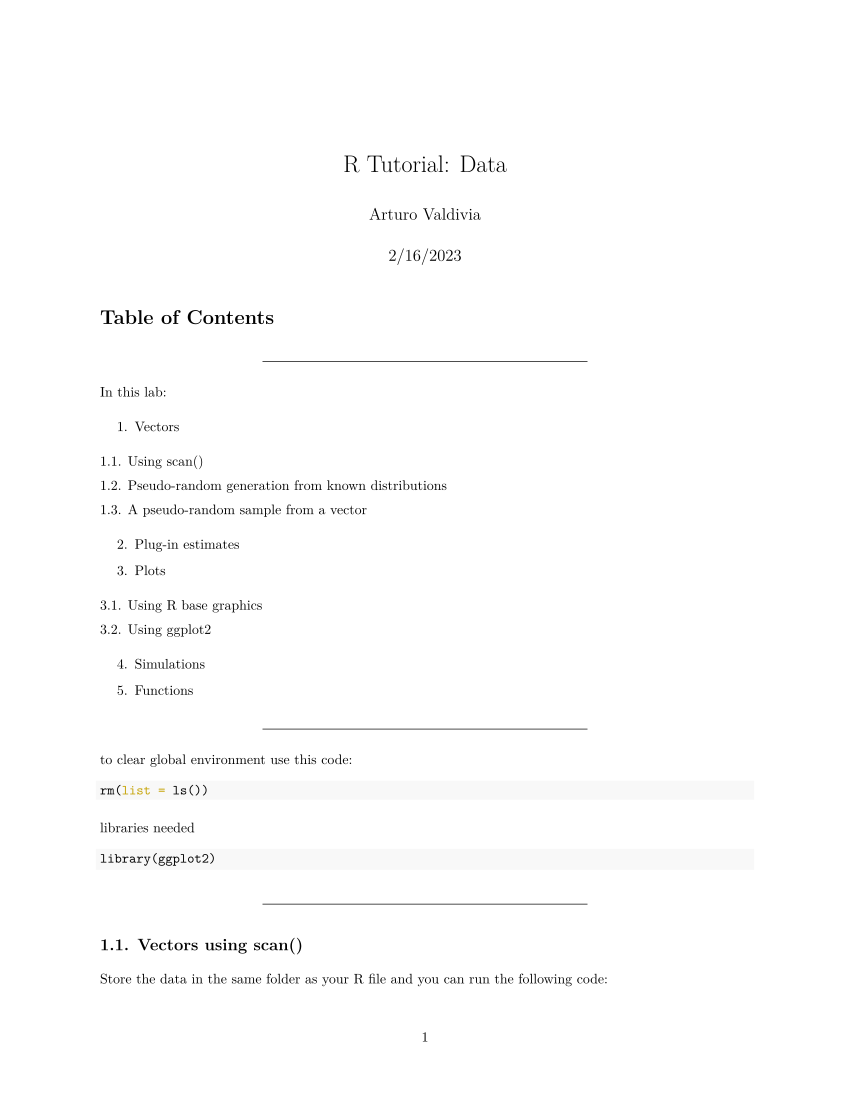

Reproduce this figure in R.
#' ---
#' title: "R Tutorial: Data"
#' author: "Arturo Valdivia"
#' date: "2/16/2023"
#' ---



#' # Table of Contents
#' 
#' -----------------------------------------------------------------------------
#' 
#' In this lab:
#' 
#' 1. Vectors
#'   
#'   1.1. Using scan()
#'   
#'   1.2. Pseudo-random generation from known distributions
#'   
#'   1.3. A pseudo-random sample from a vector
#'   
#' 2. Plug-in estimates
#' 
#' 3. Plots
#' 
#'   3.1. Using R base graphics
#'   
#'   3.2. Using ggplot2
#'   
#' 4. Simulations
#' 
#' 5. Functions
#' 
#' -----------------------------------------------------------------------------
#' 
#' to clear global environment use this code:
rm(list = ls())
#' libraries needed
library(ggplot2)

#' -----------------------------------------------------------------------------
#' 
#' ## 1.1. Vectors using scan()

#' Store the data in the same folder as your R file
#' and you can run the following code:
vec = scan('heights.txt')


#' Let's use the author's website 
x <- scan("https://mtrosset.pages.iu.edu/StatInfeR/Data/pulses.dat")


#' ### 1.2. Pseudo-random generation from known distributions
rnorm(30)
rnorm(30, mean = 10, sd = 2)
runif(20)
rbinom(25, size = 10, prob = 0.3)


#' ### 1.3. A random sample from a vector
vec
sample(x = vec, size = 10, replace = T)
#' or simply
sample(vec, 10, T)
set.seed(10) # seed to replicate the random sample
sample(vec, 10, T)



#' -----------------------------------------------------------------------------
#' 
#' ## 2. Plug-in Estimates

#' Let's use
x <- scan("https://mtrosset.pages.iu.edu/StatInfeR/Data/pulses.dat")

#' Let's construct the empirical probability distribution
#' 
#' pmf
n=length(x)
n
fx = rep(1,n) / n
fx

#' plug-in estimate for the expected value (mu.hat)
EX = sum(x * fx)
EX
mean(x)# mean(): the mean or sample average
median(x)# median(): median, 2nd quartile, or 0.5-quantile
quantile(x)# The 5-number summary
quantile(x, probs = 0.25) #q1 or 0.25-quantile
summary(x) # 5-number summary plus the mean
IQR(x) # IQR

#' plug-in estimate for the variance
VarX = sum ((x - EX)^2 * fx)
VarX
mean((x - mean(x))^2) # alt. formula 1
mean(x^2) - mean(x)^2 # alt. formula 2

sqrt(VarX) # Standard Deviation


#' Empirical CDF
EF = ecdf(x)
EF(60)

mean(x <= 60) #using logical operators


plot(ecdf(x))


#' -----------------------------------------------------------------------------
#' 
#' ## 3. Plots

#' ### 3.1. Using R base graphics

hist(x) # histogram
plot(density(x)) # kernel density estimate
boxplot(x) # boxplot

qqnorm(x) # Normal probability or QQ plot
qqline(x)

#' ### 3.2. Using ggplot2
#' We need x to be a variable in a data frame

data1 = data.frame(x = scan("https://mtrosset.pages.iu.edu/StatInfeR/Data/pulses.dat"))
#View(data1)

g1 = ggplot(data = data1, mapping = aes(x = x))

g1 + geom_histogram()
g1 + geom_density()
g1 + geom_boxplot()


g2 = ggplot(data = data1, mapping = aes(sample = x))
g2 + geom_qq() + geom_qq_line()

#' -----------------------------------------------------------------------------
#' 
#' ## 4. Simulations

my.vec = 1:20

#' We find the average of 30 numbers samples from my.vec
mean(sample(my.vec,30,replace = T))

#' Let's replicate this 15 times
replicate(n = 15,expr = mean(sample(my.vec,30,replace = T)))

#' We can store this average in a single vector
mean.vec = replicate(n = 15,expr = mean(sample(my.vec,30,replace = T)))
mean.vec

#' -----------------------------------------------------------------------------
#' 
#' ## 5. Functions
#' 
#' Let's construct a function to add two numbers
#' 
#' 
my.sum = function(a,b) a+b

my.sum(3,5)

#' Let's construct a function to generate a random sample of n numbers 
#' from a normal distribution with mean=mu and variance=sigma2 and find the ratio $iqr/\sigma$
#' 
#' 
my.ratio = function(n, mu, sigma2){
  sigma = sqrt(sigma2)
  x = rnorm(n, mu, sigma2)
  IQR(x)/sigma
}
my.ratio(n = 50, mu = 10, sigma2 = 25)
